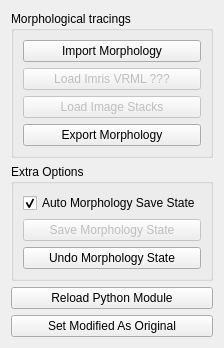
       <widget class="QWidget" name="tab_Main_Ctrl">
        <attribute name="title">
         <string>Main</string>
        </attribute>
        <layout class="QVBoxLayout" name="verticalLayout_2">
         <item>
          <widget class="QGroupBox" name="groupBox_ModelControl">
           <property name="maximumSize">
            <size>
             <width>16777215</width>
             <height>150</height>
            </size>
           </property>
           <property name="title">
            <string>Morphological tracings</string>
           </property>
           <layout class="QGridLayout" name="gridLayout">
            <item row="3" column="1" colspan="2">
             <widget class="QPushButton" name="pushButton_ExportMorphology">
              <property name="text">
               <string>Export Morphology</string>
              </property>
             </widget>
            </item>
            <item row="0" column="1" colspan="2">
             <widget class="QPushButton" name="pushButton_ImportMorphology">
              <property name="text">
               <string>Import Morphology</string>
              </property>
             </widget>
            </item>
            <item row="1" column="1" colspan="2">
             <widget class="QPushButton" name="pushButton_LoadImrisVRML">
              <property name="enabled">
               <bool>false</bool>
              </property>
              <property name="text">
               <string>Load Imris VRML ???</string>
              </property>
             </widget>
            </item>
            <item row="2" column="1" colspan="2">
             <widget class="QPushButton" name="pushButton_LoadImageStacks">
              <property name="enabled">
               <bool>false</bool>
              </property>
              <property name="text">
               <string>Load Image Stacks</string>
              </property>
              <property name="flat">
               <bool>false</bool>
              </property>
             </widget>
            </item>
           </layout>
          </widget>
         </item>
         <item>
          <widget class="QGroupBox" name="groupBox_ExtraOptions">
           <property name="title">
            <string>Extra Options</string>
           </property>
           <layout class="QFormLayout" name="formLayout_2">
            <item row="1" column="0" colspan="2">
             <widget class="QPushButton" name="pushButton_save">
              <property name="enabled">
               <bool>false</bool>
              </property>
              <property name="text">
               <string>Save Morphology State</string>
              </property>
             </widget>
            </item>
            <item row="2" column="0" colspan="2">
             <widget class="QPushButton" name="pushButton_undo">
              <property name="text">
               <string>Undo Morphology State</string>
              </property>
             </widget>
            </item>
            <item row="0" column="0" colspan="2">
             <widget class="QCheckBox" name="checkBox_autoSave">
              <property name="text">
               <string>Auto Morphology Save State</string>
              </property>
              <property name="checked">
               <bool>true</bool>
              </property>
             </widget>
            </item>
           </layout>
          </widget>
         </item>
         <item>
          <widget class="QPushButton" name="PushButton_reloadPythonModule">
           <property name="text">
            <string>Reload Python Module</string>
           </property>
          </widget>
         </item>
         <item>
          <widget class="QPushButton" name="pushButton_SetModifiedAsOriginal">
           <property name="text">
            <string>Set Modified As Original</string>
           </property>
          </widget>
         </item>
        </layout>
       </widget>
